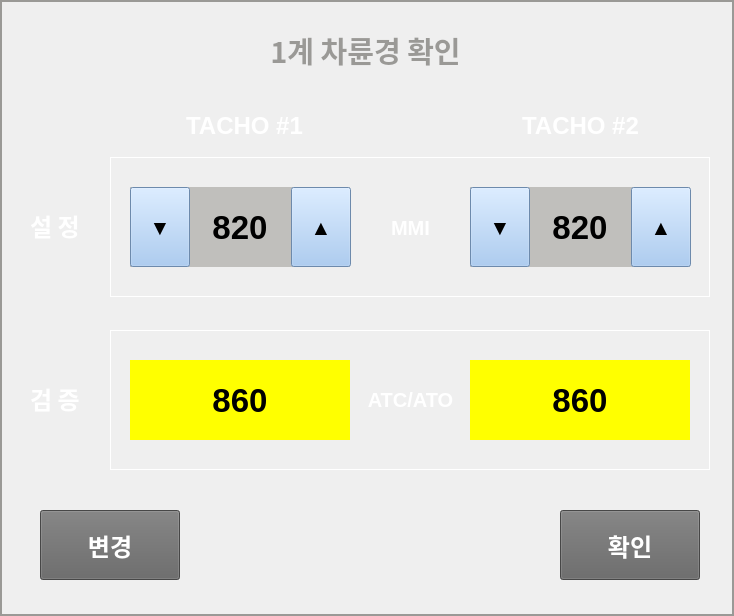
    <widget class="QFrame" name="frame_Wheel_Confirm">
     <property name="geometry">
      <rect>
       <x>6</x>
       <y>2</y>
       <width>734</width>
       <height>616</height>
      </rect>
     </property>
     <property name="font">
      <font>
       <family>굴림</family>
      </font>
     </property>
     <property name="styleSheet">
      <string notr="true">color: rgb(154, 153, 150);</string>
     </property>
     <property name="frameShape">
      <enum>QFrame::Box</enum>
     </property>
     <property name="frameShadow">
      <enum>QFrame::Plain</enum>
     </property>
     <property name="lineWidth">
      <number>2</number>
     </property>
     <widget class="QLabel" name="label_wc_atco">
      <property name="geometry">
       <rect>
        <x>353</x>
        <y>374</y>
        <width>115</width>
        <height>51</height>
       </rect>
      </property>
      <property name="font">
       <font>
        <family>Ubuntu</family>
        <pointsize>15</pointsize>
        <weight>75</weight>
        <bold>true</bold>
       </font>
      </property>
      <property name="styleSheet">
       <string notr="true">color: rgb(255, 255, 255);</string>
      </property>
      <property name="text">
       <string>ATC/ATO</string>
      </property>
      <property name="alignment">
       <set>Qt::AlignCenter</set>
      </property>
     </widget>
     <widget class="QLabel" name="label_wc_confirm">
      <property name="geometry">
       <rect>
        <x>10</x>
        <y>373</y>
        <width>90</width>
        <height>51</height>
       </rect>
      </property>
      <property name="font">
       <font>
        <family>굴림</family>
        <pointsize>18</pointsize>
        <weight>75</weight>
        <bold>true</bold>
       </font>
      </property>
      <property name="styleSheet">
       <string notr="true">color: rgb(255, 255, 255);</string>
      </property>
      <property name="text">
       <string>검 증</string>
      </property>
      <property name="alignment">
       <set>Qt::AlignCenter</set>
      </property>
     </widget>
     <widget class="QLabel" name="label_Tacho2_Set">
      <property name="geometry">
       <rect>
        <x>470</x>
        <y>187</y>
        <width>220</width>
        <height>80</height>
       </rect>
      </property>
      <property name="font">
       <font>
        <pointsize>25</pointsize>
        <weight>75</weight>
        <bold>true</bold>
       </font>
      </property>
      <property name="styleSheet">
       <string notr="true">color: rgb(0, 0, 0);
background-color: rgb(192, 191, 188);</string>
      </property>
      <property name="text">
       <string>820</string>
      </property>
      <property name="alignment">
       <set>Qt::AlignCenter</set>
      </property>
     </widget>
     <widget class="QLabel" name="Label_wc_BoxConfirm">
      <property name="geometry">
       <rect>
        <x>110</x>
        <y>330</y>
        <width>600</width>
        <height>140</height>
       </rect>
      </property>
      <property name="font">
       <font>
        <pointsize>11</pointsize>
        <weight>75</weight>
        <bold>true</bold>
       </font>
      </property>
      <property name="styleSheet">
       <string notr="true">border-color: rgb(255, 255, 255);
color: rgb(255, 255, 255);</string>
      </property>
      <property name="frameShape">
       <enum>QFrame::Panel</enum>
      </property>
      <property name="text">
       <string/>
      </property>
      <property name="wordWrap">
       <bool>true</bool>
      </property>
     </widget>
     <widget class="QLabel" name="label_wc_tacho2">
      <property name="geometry">
       <rect>
        <x>500</x>
        <y>100</y>
        <width>161</width>
        <height>51</height>
       </rect>
      </property>
      <property name="font">
       <font>
        <family>Ubuntu</family>
        <pointsize>18</pointsize>
        <weight>75</weight>
        <bold>true</bold>
       </font>
      </property>
      <property name="styleSheet">
       <string notr="true">color: rgb(255, 255, 255);</string>
      </property>
      <property name="text">
       <string>TACHO #2</string>
      </property>
      <property name="alignment">
       <set>Qt::AlignCenter</set>
      </property>
     </widget>
     <widget class="ImageButton" name="Button_WC_OK">
      <property name="geometry">
       <rect>
        <x>560</x>
        <y>510</y>
        <width>140</width>
        <height>70</height>
       </rect>
      </property>
      <property name="font">
       <font>
        <family>굴림</family>
        <pointsize>18</pointsize>
        <weight>75</weight>
        <bold>true</bold>
       </font>
      </property>
      <property name="styleSheet">
       <string notr="true">color: rgb(255, 255, 255);
background-color: rgb(100, 100, 100);</string>
      </property>
      <property name="text">
       <string>확인</string>
      </property>
     </widget>
     <widget class="QLabel" name="label_wc_title">
      <property name="geometry">
       <rect>
        <x>20</x>
        <y>20</y>
        <width>691</width>
        <height>60</height>
       </rect>
      </property>
      <property name="font">
       <font>
        <family>굴림</family>
        <pointsize>22</pointsize>
        <weight>75</weight>
        <bold>true</bold>
       </font>
      </property>
      <property name="styleSheet">
       <string notr="true"/>
      </property>
      <property name="text">
       <string>1계 차륜경 확인</string>
      </property>
      <property name="alignment">
       <set>Qt::AlignCenter</set>
      </property>
     </widget>
     <widget class="QLabel" name="label_Tacho2_Confirm">
      <property name="geometry">
       <rect>
        <x>470</x>
        <y>360</y>
        <width>220</width>
        <height>80</height>
       </rect>
      </property>
      <property name="font">
       <font>
        <pointsize>25</pointsize>
        <weight>75</weight>
        <bold>true</bold>
       </font>
      </property>
      <property name="styleSheet">
       <string notr="true">color: rgb(0, 0, 0);
background-color: rgb(255, 255, 0);</string>
      </property>
      <property name="text">
       <string>860</string>
      </property>
      <property name="alignment">
       <set>Qt::AlignCenter</set>
      </property>
     </widget>
     <widget class="QLabel" name="label_Tacho1_Set">
      <property name="geometry">
       <rect>
        <x>130</x>
        <y>187</y>
        <width>220</width>
        <height>80</height>
       </rect>
      </property>
      <property name="font">
       <font>
        <pointsize>25</pointsize>
        <weight>75</weight>
        <bold>true</bold>
       </font>
      </property>
      <property name="styleSheet">
       <string notr="true">color: rgb(0, 0, 0);
background-color: rgb(192, 191, 188);</string>
      </property>
      <property name="text">
       <string>820</string>
      </property>
      <property name="alignment">
       <set>Qt::AlignCenter</set>
      </property>
     </widget>
     <widget class="QLabel" name="label_wc_set">
      <property name="geometry">
       <rect>
        <x>10</x>
        <y>200</y>
        <width>90</width>
        <height>51</height>
       </rect>
      </property>
      <property name="font">
       <font>
        <family>굴림</family>
        <pointsize>18</pointsize>
        <weight>75</weight>
        <bold>true</bold>
       </font>
      </property>
      <property name="styleSheet">
       <string notr="true">color: rgb(255, 255, 255);</string>
      </property>
      <property name="text">
       <string>설 정</string>
      </property>
      <property name="alignment">
       <set>Qt::AlignCenter</set>
      </property>
     </widget>
     <widget class="QLabel" name="label_wc_mmi">
      <property name="geometry">
       <rect>
        <x>353</x>
        <y>202</y>
        <width>115</width>
        <height>51</height>
       </rect>
      </property>
      <property name="font">
       <font>
        <family>Ubuntu</family>
        <pointsize>15</pointsize>
        <weight>75</weight>
        <bold>true</bold>
       </font>
      </property>
      <property name="styleSheet">
       <string notr="true">color: rgb(255, 255, 255);</string>
      </property>
      <property name="text">
       <string>MMI</string>
      </property>
      <property name="alignment">
       <set>Qt::AlignCenter</set>
      </property>
     </widget>
     <widget class="QLabel" name="Label_wc_BoxSet">
      <property name="geometry">
       <rect>
        <x>110</x>
        <y>157</y>
        <width>600</width>
        <height>140</height>
       </rect>
      </property>
      <property name="font">
       <font>
        <pointsize>11</pointsize>
        <weight>75</weight>
        <bold>true</bold>
       </font>
      </property>
      <property name="styleSheet">
       <string notr="true">border-color: rgb(255, 255, 255);
color: rgb(255, 255, 255);</string>
      </property>
      <property name="frameShape">
       <enum>QFrame::Panel</enum>
      </property>
      <property name="text">
       <string/>
      </property>
      <property name="wordWrap">
       <bool>true</bool>
      </property>
     </widget>
     <widget class="QLabel" name="label_wc_tacho1">
      <property name="geometry">
       <rect>
        <x>164</x>
        <y>100</y>
        <width>161</width>
        <height>51</height>
       </rect>
      </property>
      <property name="font">
       <font>
        <family>Ubuntu</family>
        <pointsize>18</pointsize>
        <weight>75</weight>
        <bold>true</bold>
       </font>
      </property>
      <property name="styleSheet">
       <string notr="true">color: rgb(255, 255, 255);</string>
      </property>
      <property name="text">
       <string>TACHO #1</string>
      </property>
      <property name="alignment">
       <set>Qt::AlignCenter</set>
      </property>
     </widget>
     <widget class="QLabel" name="label_Tacho1_Confirm">
      <property name="geometry">
       <rect>
        <x>130</x>
        <y>360</y>
        <width>220</width>
        <height>80</height>
       </rect>
      </property>
      <property name="font">
       <font>
        <pointsize>25</pointsize>
        <weight>75</weight>
        <bold>true</bold>
       </font>
      </property>
      <property name="styleSheet">
       <string notr="true">color: rgb(0, 0, 0);
background-color: rgb(255, 255, 0);</string>
      </property>
      <property name="text">
       <string>860</string>
      </property>
      <property name="alignment">
       <set>Qt::AlignCenter</set>
      </property>
     </widget>
     <widget class="ImageButton" name="Button_WC_Update">
      <property name="geometry">
       <rect>
        <x>40</x>
        <y>510</y>
        <width>140</width>
        <height>70</height>
       </rect>
      </property>
      <property name="font">
       <font>
        <family>굴림</family>
        <pointsize>18</pointsize>
        <weight>75</weight>
        <bold>true</bold>
       </font>
      </property>
      <property name="styleSheet">
       <string notr="true">color: rgb(255, 255, 255);
background-color: rgb(100, 100, 100);</string>
      </property>
      <property name="text">
       <string>변경</string>
      </property>
     </widget>
     <widget class="QPushButton" name="Button_Tacho1_Up">
      <property name="geometry">
       <rect>
        <x>291</x>
        <y>187</y>
        <width>60</width>
        <height>80</height>
       </rect>
      </property>
      <property name="font">
       <font>
        <pointsize>16</pointsize>
        <weight>75</weight>
        <bold>true</bold>
       </font>
      </property>
      <property name="styleSheet">
       <string notr="true">color: rgb(0, 0, 0);
background-color: rgb(153, 193, 241);</string>
      </property>
      <property name="text">
       <string>▲</string>
      </property>
     </widget>
     <widget class="QPushButton" name="Button_Tacho1_Down">
      <property name="geometry">
       <rect>
        <x>130</x>
        <y>187</y>
        <width>60</width>
        <height>80</height>
       </rect>
      </property>
      <property name="font">
       <font>
        <pointsize>16</pointsize>
        <weight>75</weight>
        <bold>true</bold>
       </font>
      </property>
      <property name="styleSheet">
       <string notr="true">color: rgb(0, 0, 0);
background-color: rgb(153, 193, 241);</string>
      </property>
      <property name="text">
       <string>▼</string>
      </property>
     </widget>
     <widget class="QPushButton" name="Button_Tacho2_Up">
      <property name="geometry">
       <rect>
        <x>631</x>
        <y>187</y>
        <width>60</width>
        <height>80</height>
       </rect>
      </property>
      <property name="font">
       <font>
        <pointsize>16</pointsize>
        <weight>75</weight>
        <bold>true</bold>
       </font>
      </property>
      <property name="styleSheet">
       <string notr="true">color: rgb(0, 0, 0);
background-color: rgb(153, 193, 241);</string>
      </property>
      <property name="text">
       <string>▲</string>
      </property>
     </widget>
     <widget class="QPushButton" name="Button_Tacho2_Down">
      <property name="geometry">
       <rect>
        <x>470</x>
        <y>187</y>
        <width>60</width>
        <height>80</height>
       </rect>
      </property>
      <property name="font">
       <font>
        <pointsize>16</pointsize>
        <weight>75</weight>
        <bold>true</bold>
       </font>
      </property>
      <property name="styleSheet">
       <string notr="true">color: rgb(0, 0, 0);
background-color: rgb(153, 193, 241);</string>
      </property>
      <property name="text">
       <string>▼</string>
      </property>
     </widget>
     <zorder>label_wc_title</zorder>
     <zorder>Label_wc_BoxSet</zorder>
     <zorder>label_wc_set</zorder>
     <zorder>label_Tacho2_Set</zorder>
     <zorder>label_wc_tacho1</zorder>
     <zorder>label_wc_tacho2</zorder>
     <zorder>label_wc_confirm</zorder>
     <zorder>Label_wc_BoxConfirm</zorder>
     <zorder>Button_WC_OK</zorder>
     <zorder>label_Tacho1_Set</zorder>
     <zorder>label_wc_mmi</zorder>
     <zorder>label_wc_atco</zorder>
     <zorder>label_Tacho1_Confirm</zorder>
     <zorder>label_Tacho2_Confirm</zorder>
     <zorder>Button_WC_Update</zorder>
     <zorder>Button_Tacho1_Up</zorder>
     <zorder>Button_Tacho1_Down</zorder>
     <zorder>Button_Tacho2_Up</zorder>
     <zorder>Button_Tacho2_Down</zorder>
    </widget>
